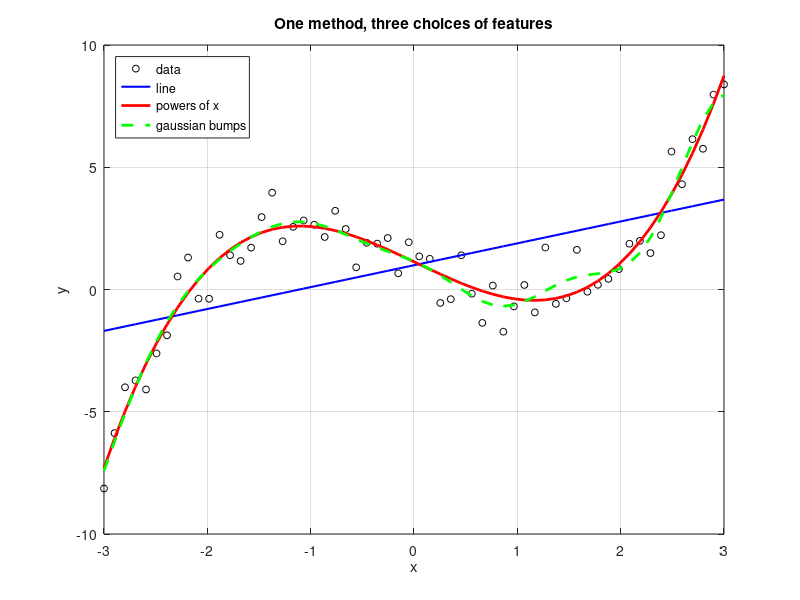

Source code (MATLAB):
% Cell 4: non-linear regression, with the same solve
%
% The data now bends. The method does not change. Only the columns of A change.

clear; close all;
randn('seed', 2);

x = linspace(-3, 3, 60)';
y = 0.5*x.^3 - 2*x + 1 + 0.8*randn(size(x));

% Fit 1: a straight line, which cannot bend.
A_line = [ones(size(x)), x];
w_line = pinv(A_line) * y;

% Fit 2: add powers of x as extra columns. Still one pseudoinverse.
A_poly = [ones(size(x)), x, x.^2, x.^3];
w_poly = pinv(A_poly) * y;

% Fit 3: bumps placed along x instead of powers. Still one pseudoinverse.
centres = linspace(-3, 3, 10);
A_bump = ones(size(x));
for k = 1:length(centres)
  A_bump = [A_bump, exp(-(x - centres(k)).^2)];
end
w_bump = pinv(A_bump) * y;

r2 = @(y, f) 1 - sum((y-f).^2) / sum((y-mean(y)).^2);
fprintf('straight line      : %d columns, R squared %.4f\n', size(A_line,2), r2(y, A_line*w_line));
fprintf('powers up to cubic : %d columns, R squared %.4f\n', size(A_poly,2), r2(y, A_poly*w_poly));
fprintf('ten gaussian bumps : %d columns, R squared %.4f\n\n', size(A_bump,2), r2(y, A_bump*w_bump));
disp('Same pinv on all three. The only difference is what went into the columns.');

figure;
plot(x, y, 'ko', 'markersize', 5); hold on;
plot(x, A_line*w_line, 'b-', 'linewidth', 1.5);
plot(x, A_poly*w_poly, 'r-', 'linewidth', 2);
plot(x, A_bump*w_bump, 'g--', 'linewidth', 2);
grid on; xlabel('x'); ylabel('y');
title('One method, three choices of features');
legend('data', 'line', 'powers of x', 'gaussian bumps', 'location', 'northwest');
hold off;
